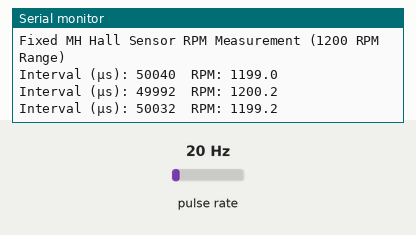
Simulated run of this sketch. Board: Arduino Uno, built with avr-gcc and run on an emulated ATmega328P. On the bench: the last lines printed to the serial monitor. Wiring (inferred from the names in the program): pulse sensor: data pin 2. The inputs (shaded band) are chosen by the test bench; at power-on: pulse rate 20 Hz.

Above: at 1.2 s.
1.3 s: pulse rate (sensor on pin 2) set to 4 Hz
At 1.41 s:
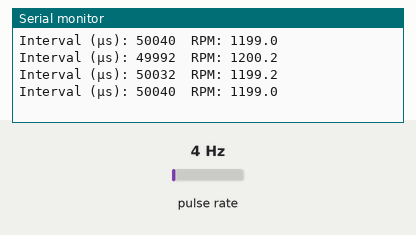
2.8 s: pulse rate (sensor on pin 2) set to 50 Hz
At 2.91 s:
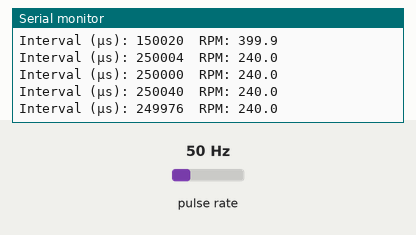
Timing chart, 0 to 5.8 s (numbered marks = the images above; inputs shaded):
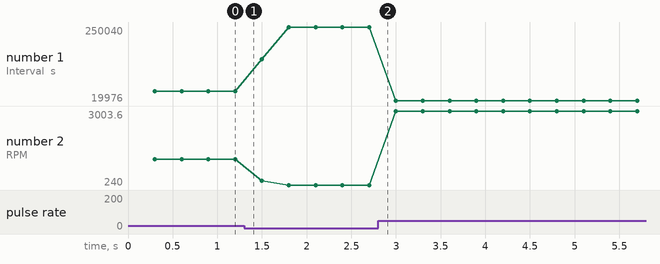

The sketch:

01_rpm_measurement.ino
```cpp
// Stable and Correct MH Hall Sensor RPM Measurement
// Fixes inverse-speed issue (use FALLING edge, debounce logic)

const byte sensorPin = 2;              // MH Hall sensor output pin
const byte pulsesPerRevolution = 1;    // Use 1 if one magnet; 2 if two pulses per rev
const unsigned long zeroTimeout = 800000;  // µs before RPM = 0 (~0.8s)
const unsigned long debounceMicros = 1000; // ignore pulses within 1 ms (for bounce)

volatile unsigned long lastPulseTime = 0;
volatile unsigned long pulseInterval = 0;

float rpm = 0;
float rpmFiltered = 0;
float alpha = 0.2;  // smoothing factor (0.1 = smooth, 0.3 = responsive)

void setup() {
  Serial.begin(9600);
  pinMode(sensorPin, INPUT_PULLUP);

  // MH Hall sensors usually pull LOW when magnet passes → FALLING edge
  attachInterrupt(digitalPinToInterrupt(sensorPin), pulseISR, FALLING);

  Serial.println("Fixed MH Hall Sensor RPM Measurement (1200 RPM Range)");
}

void loop() {
  static unsigned long lastPrint = 0;
  unsigned long currentMicros = micros();
  unsigned long intervalCopy;

  noInterrupts();
  intervalCopy = pulseInterval;
  interrupts();

  if ((currentMicros - lastPulseTime) > zeroTimeout) {
    rpm = 0;  // motor stopped
  } else if (intervalCopy > 0) {
    float frequency = 1000000.0 / intervalCopy;
    rpm = (frequency / pulsesPerRevolution) * 60.0;
  }

  // Smooth output
  rpmFiltered = rpmFiltered + alpha * (rpm - rpmFiltered);

  // Print every 300 ms
  if (millis() - lastPrint >= 300) {
    Serial.print("Interval (µs): ");
    Serial.print(intervalCopy);
    Serial.print("\tRPM: ");
    Serial.println(rpmFiltered, 1);
    lastPrint = millis();
  }
}

void pulseISR() {
  unsigned long now = micros();

  // Debounce: ignore too-fast pulses (sensor bounce or noise)
  if (now - lastPulseTime > debounceMicros) {
    pulseInterval = now - lastPulseTime;
    lastPulseTime = now;
  }
}
```

Measured:
- plotted number 1: 50040 → 249976 after the input at 1.3 s, 249976 → 20024 after the input at 2.8 s
- plotted number 2: 1199 → 240 after the input at 1.3 s, 240 → 2996.4 after the input at 2.8 s
